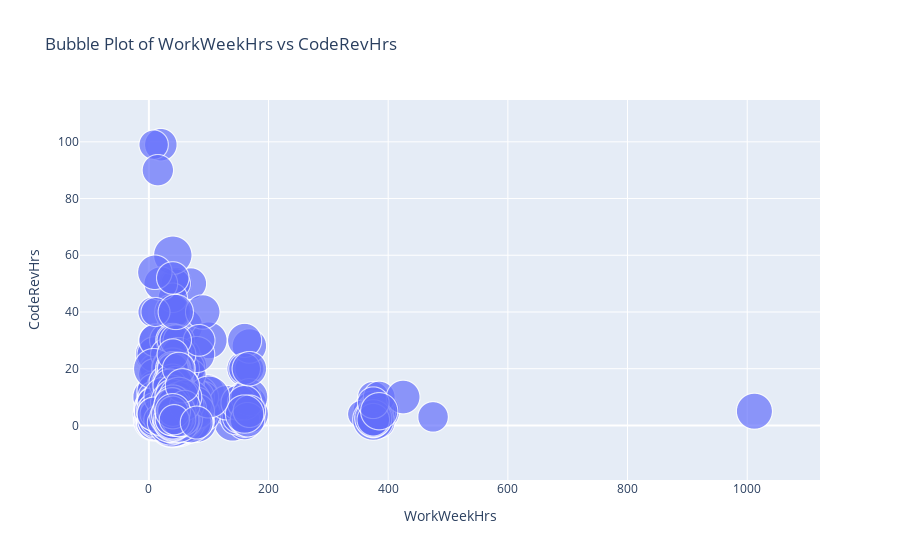

Write notebook code for a chart like this one.
### Code cell
import plotly
import plotly.express as px

## Bubble chart using px.scatter function with x ,y and size varibles defined.Title defined as Age
fig = px.scatter(df_Bub, x="WorkWeekHrs", y="CodeRevHrs", size="Age",
                 hover_name="Age", title='Bubble Plot of WorkWeekHrs vs CodeRevHrs', size_max=60)
fig.show()

### Figure 1 — Plotly figure (JSON) as saved in the notebook; plotly's stock layout.template omitted (floating-point values rounded to 4 significant figures; data arrays with more than 128 entries replaced by an {"elided": "..."} marker saying what was removed)
{"data": [{"hovertemplate": "<b>%{hovertext}</b><br><br>WorkWeekHrs=%{x}<br>CodeRevHrs=%{y}<br>Age=%{marker.size}<extra></extra>", "hovertext": {"elided": "11398 int values"}, "legendgroup": "", "marker": {"color": "#636efa", "size": {"elided": "11398 int values"}, "sizemode": "area", "sizeref": 0.0275, "symbol": "circle"}, "mode": "markers", "name": "", "showlegend": false, "type": "scattergl", "x": {"elided": "11398 float values"}, "xaxis": "x", "y": {"elided": "11398 float values"}, "yaxis": "y"}], "layout": {"legend": {"itemsizing": "constant", "tracegroupgap": 0}, "title": {"text": "Bubble Plot of WorkWeekHrs vs CodeRevHrs"}, "xaxis": {"anchor": "y", "domain": [0, 1], "title": {"text": "WorkWeekHrs"}}, "yaxis": {"anchor": "x", "domain": [0, 1], "title": {"text": "CodeRevHrs"}}}}
